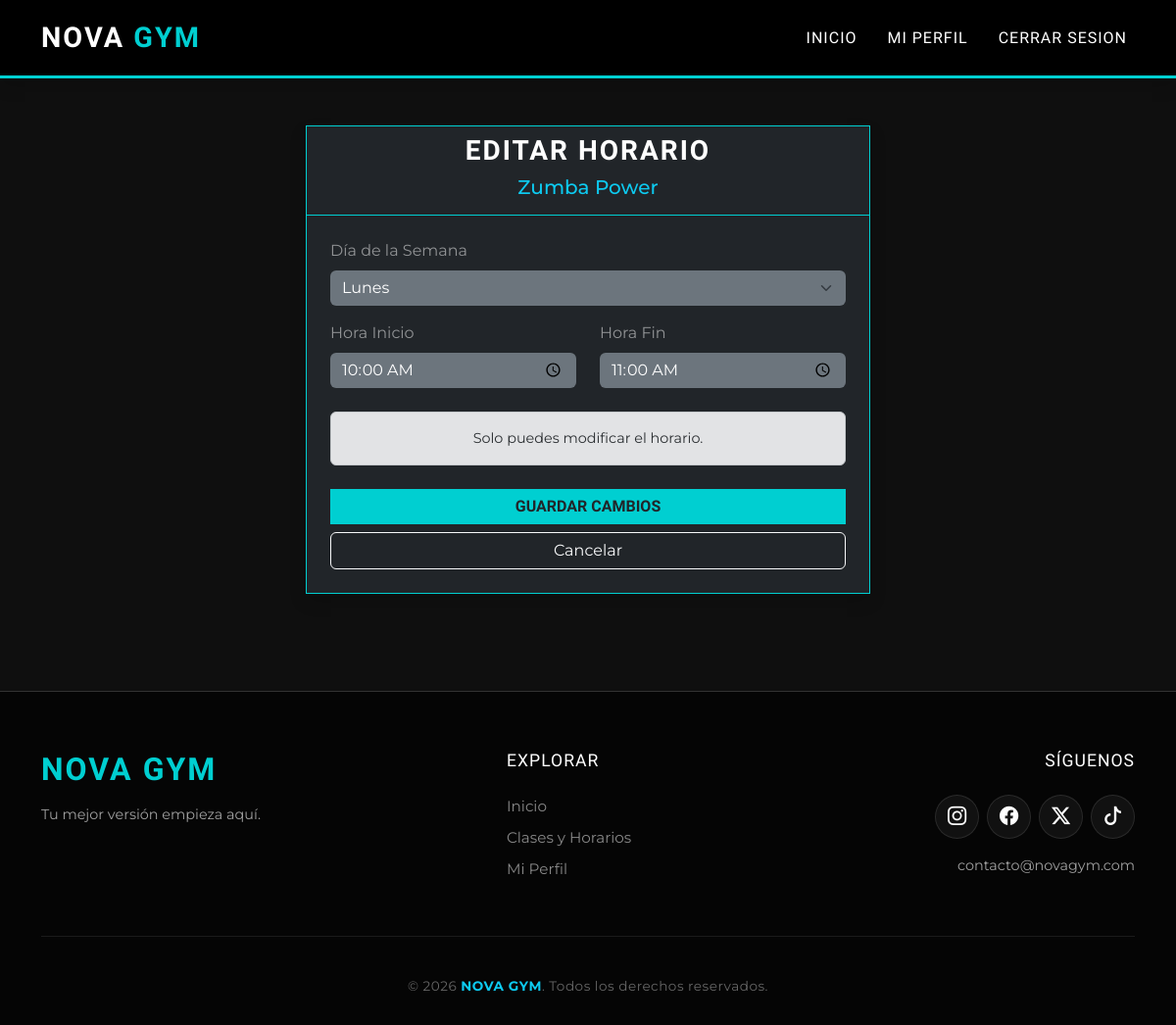
The page /pages/gestionClases.php?id=1 (signed in) on the database its author committed.
### tables this page shows
CREATE TABLE clases (
    id INTEGER PRIMARY KEY AUTOINCREMENT,
    nombre TEXT NOT NULL,
    descripcion TEXT,
    dia_semana TEXT NOT NULL,
    hora_inicio TEXT NOT NULL,
    hora_fin TEXT NOT NULL,
    sala TEXT,
    id_profesor INTEGER,
    aforo_maximo INTEGER DEFAULT 20,
    solo_premium INTEGER DEFAULT 0, 
    imagen TEXT, 
    FOREIGN KEY (id_profesor) REFERENCES usuarios(id) ON DELETE SET NULL
);

### pages/gestionClases.php (the view, shortened to what this page needs)
<?php
include '../includes/db_conexion.php';
include '../includes/header.php';
if (isset($_GET['id'])) {
    $id_clase = $_GET['id'];
    $id_profe = $_SESSION['id'];
    $query = $db->prepare("SELECT * FROM clases WHERE id = :id AND id_profesor = :uid");
    $query->bindValue(':id', $id_clase, SQLITE3_INTEGER);
    $query->bindValue(':uid', $id_profe, SQLITE3_INTEGER);
    $resultado = $query->execute();
    $clase = $resultado->fetchArray(SQLITE3_ASSOC);
} else {
    header("Location: perfil.php");
    exit();
}
?>
<div class="container mt-5 mb-5" style="max-width: 600px;">
    <div class="card bg-dark text-white shadow border-info">
        <div class="card-header bg-transparent border-info text-center">
            <h3 style="font-family: 'Oswald', sans-serif;">EDITAR HORARIO</h3>
            <h5 class="text-info"><?php echo htmlspecialchars($clase['nombre']); ?></h5>
        </div>
        <div class="card-body p-4">
            <form action="gestionClases.php" method="POST">
                <div class="mb-3">
                    <label class="form-label text-white-50">Día de la Semana</label>
                    <select name="dia_semana" class="form-select bg-secondary text-white border-0">
                        <?php
                        $dias = ['Lunes', 'Martes', 'Miércoles', 'Jueves', 'Viernes', 'Sábado', 'Domingo'];
                        foreach ($dias as $dia) {
                            $selected = ($clase['dia_semana'] == $dia) ? 'selected' : '';
                            echo "<option value='$dia' $selected>$dia</option>";
                        }
                        ?>
                    </select>
                </div>
                <div class="row">
                    <div class="col-6 mb-3">
                        <label class="form-label text-white-50">Hora Inicio</label>
                        <input type="time" name="hora_inicio" class="form-control bg-secondary text-white border-0"
                            value="<?php echo $clase['hora_inicio']; ?>" required>
                    </div>
                    <div class="col-6 mb-3">
                        <label class="form-label text-white-50">Hora Fin</label>
                        <input type="time" name="hora_fin" class="form-control bg-secondary text-white border-0"
                            value="<?php echo $clase['hora_fin']; ?>" required>
                    </div>
                </div>
                <div class="alert alert-secondary mt-2 text-center" style="font-size: 0.9em;">
                    <i class="fas fa-info-circle"></i> Solo puedes modificar el horario.
                </div>
                <div class="d-grid gap-2 mt-4">
                    <button type="submit" class="btn btn-info fw-bold text-dark">GUARDAR CAMBIOS</button>
                    <a href="perfil.php" class="btn btn-outline-light">Cancelar</a>
                </div>
            </form>
        </div>
    </div>
</div>
<?php include '../includes/footer.php'; ?>

### styles/style.css (style rules this page uses)
html, body { height: 100%; }
body { font-family: "Montserrat", sans-serif; background-color: #0f0f0f; color: #ffffff; margin: 0; padding: 0; display: flex; flex-direction: column; overflow-x: hidden; }
main, .main-content, .container.mt-5 { flex: 1 0 auto; }
h1, h2, h3, h4, .navbar-brand { font-family: "Oswald", sans-serif; text-transform: uppercase; font-weight: 700; letter-spacing: 2px; }
.card { background-color: #1a1a1a; border-radius: 0; border: 1px solid #333; color: #fff; transition: all 0.3s ease; }
.border-info { border-color: #00cfd1 !important; }
.btn-info { background-color: #00cfd1; border: none; color: #000; font-family: "Oswald", sans-serif; font-weight: 700; border-radius: 0; transition: 0.3s; }

### rows shown on the page
clases: nombre "Zumba Power", hora_inicio "10:00", hora_fin "11:00"

### other values the page prints
form field dia_semana "Lunes"
